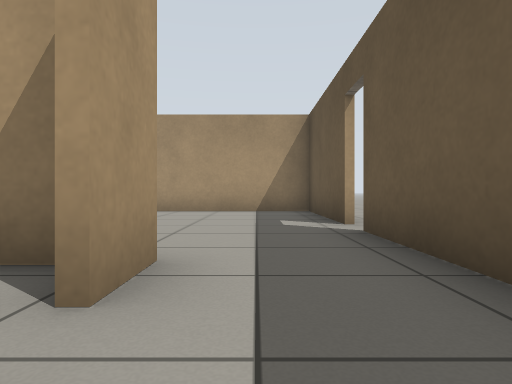
view 1 (above)

23 first-person views from a walk through a robot-simulator world made for Gazebo. The camera is 0.5 m above the floor, looks level and sees 75° across. The floor is counted in squares, 1 m on a side. Each view is taken from the middle of a square. On the plan, view 1 faces up. The plan holds only what a view shows up to about 9 squares ahead; the rest is blank.

view 2
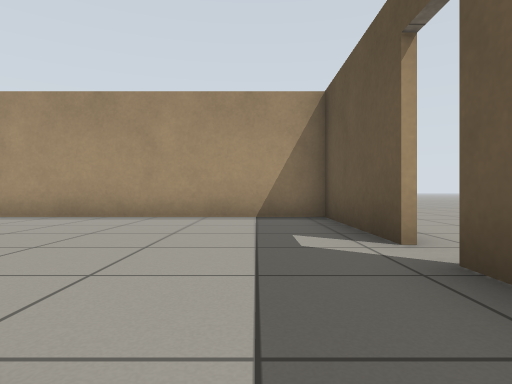

view 3
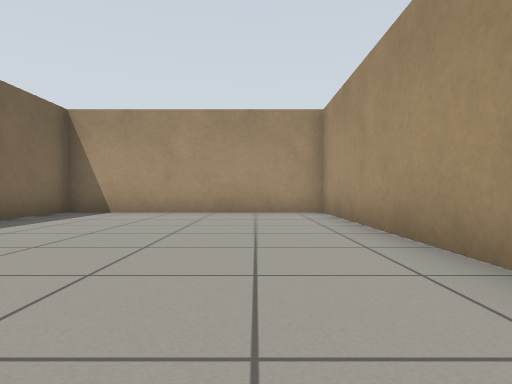

view 4
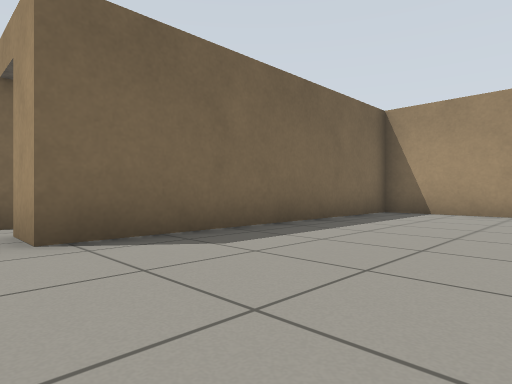

view 5
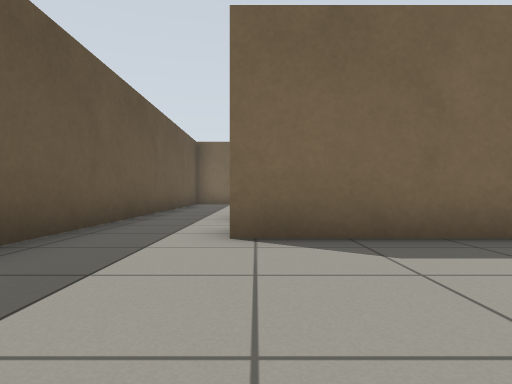

view 6
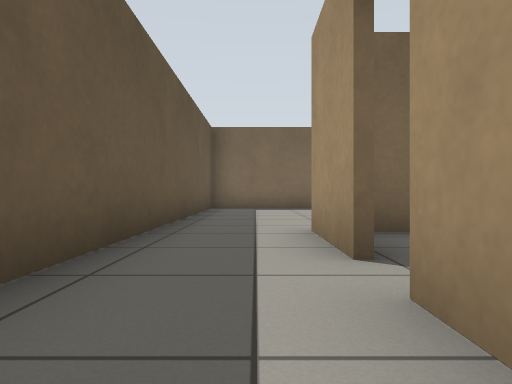

view 7
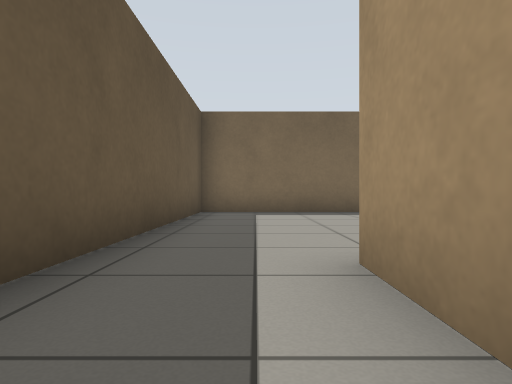

view 8
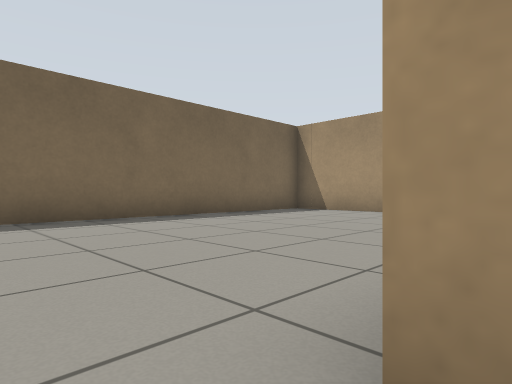

view 9
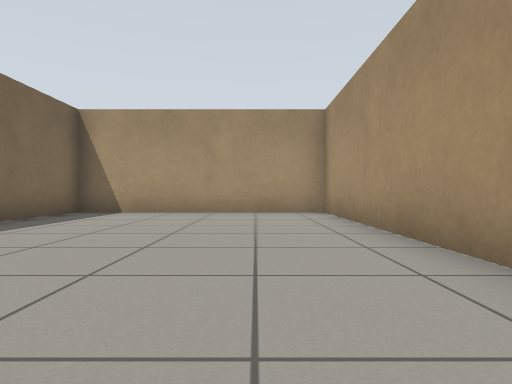

view 10
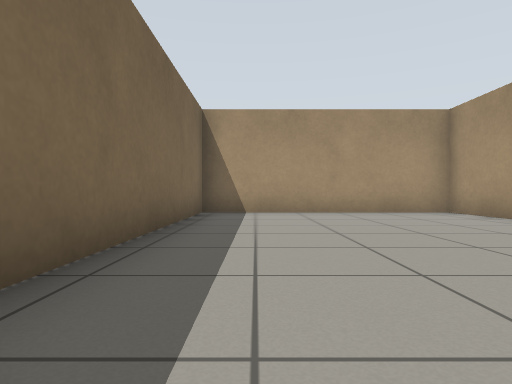

view 11
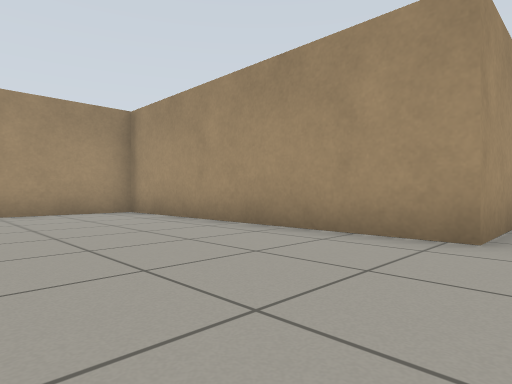

view 12
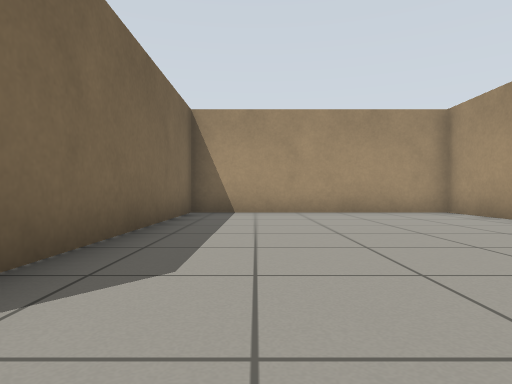

view 13
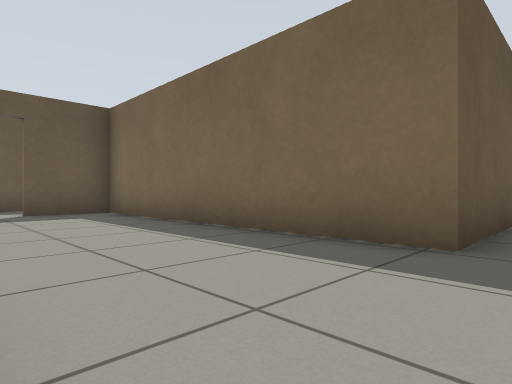

view 14
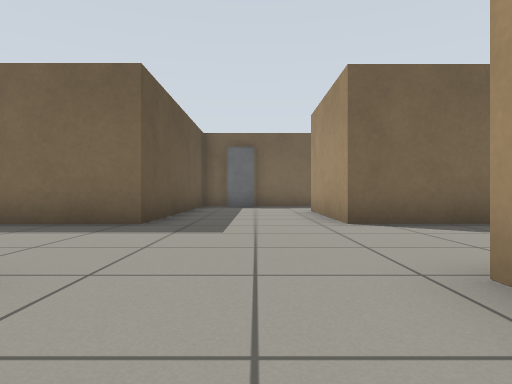

view 15
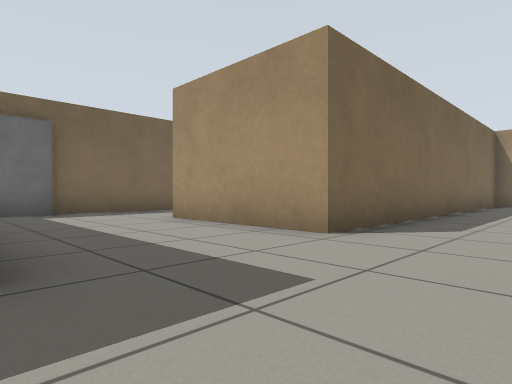

view 16
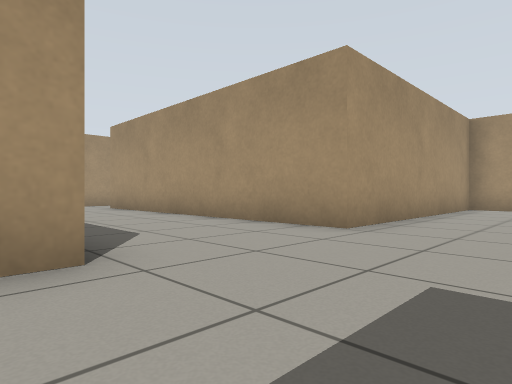

view 17
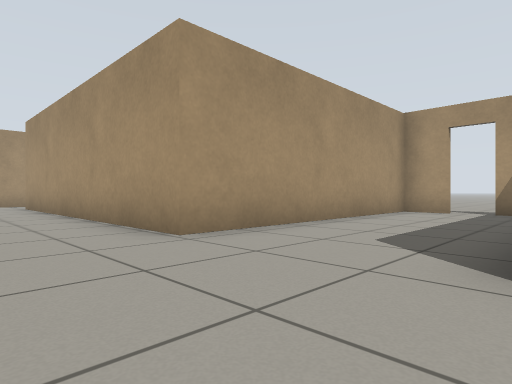

view 18
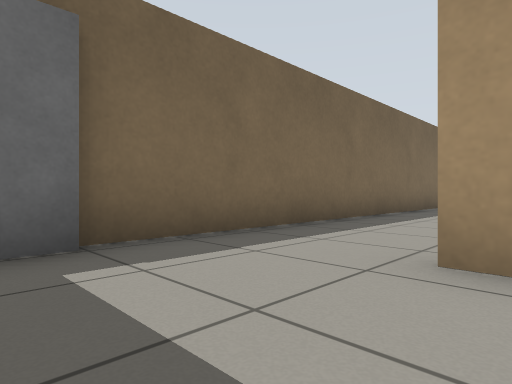

view 19
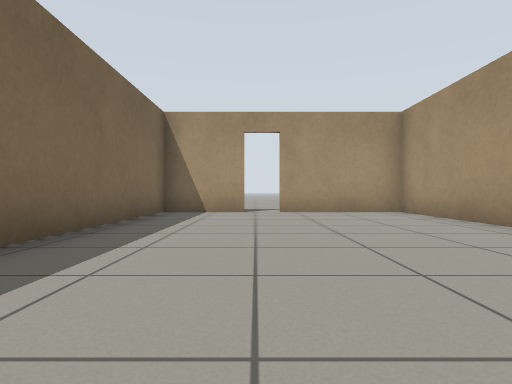

view 20
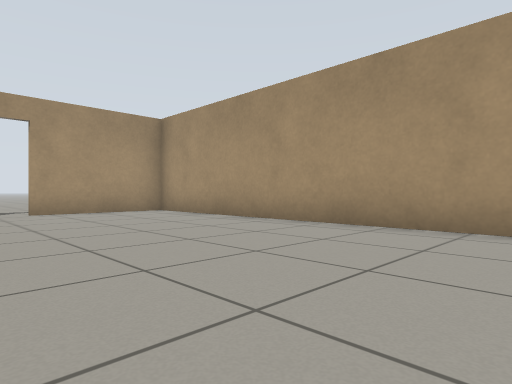

view 21
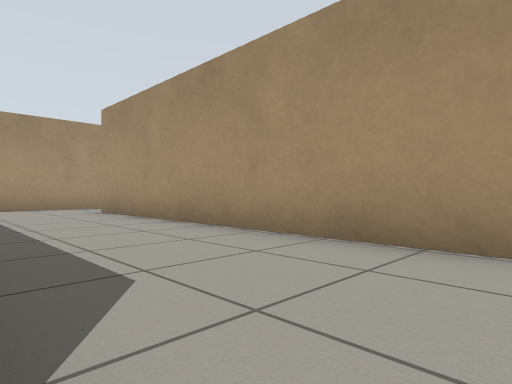

view 22
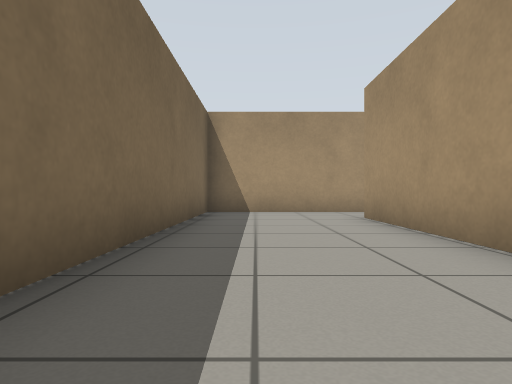

view 23
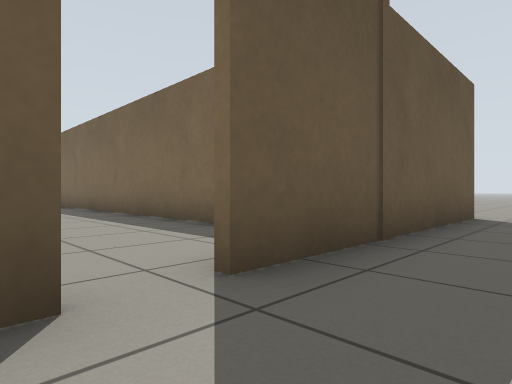

### Floor plan
Points are (right, up) in squares from view 1. A wall is a line through its corners. A room is listed if a view was taken in it or the views show most of it. See-through windows are left out.
Room 1 (views 1, 2, 3, 4, 5, 6, 7, 8, 12)
walls: (1.4, 5.1) (1.4, 8.6) (-8.1, 8.6) (-8.1, 2.4) (-0.7, 2.4) (-0.7, 1.4); (-0.7, 0.6) (-0.7, -1.3); (1.4, -1.5) (1.4, 4.2)
ways out: opening at (0, -1) to room 2; open door at (-1, 1) to room 3
Room 2 (views 9, 10, 11)
walls: (-0.7, -1.3) (-8.1, -1.3) (-8.1, -7.3) (1.4, -7.3) (1.4, -1.5)
ways out: opening at (0, -1) to room 1
Room 3 (views 13, 14, 15, 16, 17, 18, 19, 20, 21, 22)
walls: (-13.5, -1.3) (-21.4, -1.3); (-8.2, -5) (-8.2, -1.2) (-0.9, -1.2) (-0.9, 0.6); (-21.3, -5.2) (-21.3, -7.4); (-21.4, -1.2) (-11.4, -1.2) (-11.4, -4.8); (-21.3, 1.6) (-21.3, -4.5); (-21.6, -7.3) (-10.6, -7.3); (-10.2, 8.6) (-11.4, 8.6) (-11.4, 2.1) (-19.5, 2.1); (-1.2, 2.3) (-1.8, 2.3)
ways out: open door at (-1, 1) to room 1; open door at (-21, -5) to room 4; open door at (-10, 9) to room 4; opening at (-20, 2)
objects: door leaf (-10, -7) to (-9, -7)
Room 4 (view 23)
walls: (-21.5, -11.4) (-21.5, -5.2)
ways out: open door at (-21, -5) to room 3; open door at (-10, 9) to room 3; open door at (1.3, 4.7)

Positions as (right, up) in squares from view 1, and headings:
1: (0, 0), facing up
2: (0, 2), facing up
3: (0, 7), facing left
4: (0, 6), facing down-left
5: (-1, 6), facing down
6: (0, 3), facing down
7: (0, 1), facing down
8: (0, -1), facing down-left
9: (0, -3), facing left
10: (0, -6), facing left
11: (0, -5), facing up-left
12: (0, 4), facing left
13: (-9, 2), facing down-right
14: (-10, 4), facing down
15: (-8, 1), facing down-left
16: (-9, -2), facing up-left
17: (-8, 0), facing up-left
18: (-9, -4), facing down-left
19: (-13, -5), facing left
20: (-13, -6), facing up-left
21: (-11, -1), facing up-left
22: (-13, 0), facing left
23: (-23, -4), facing down-right
